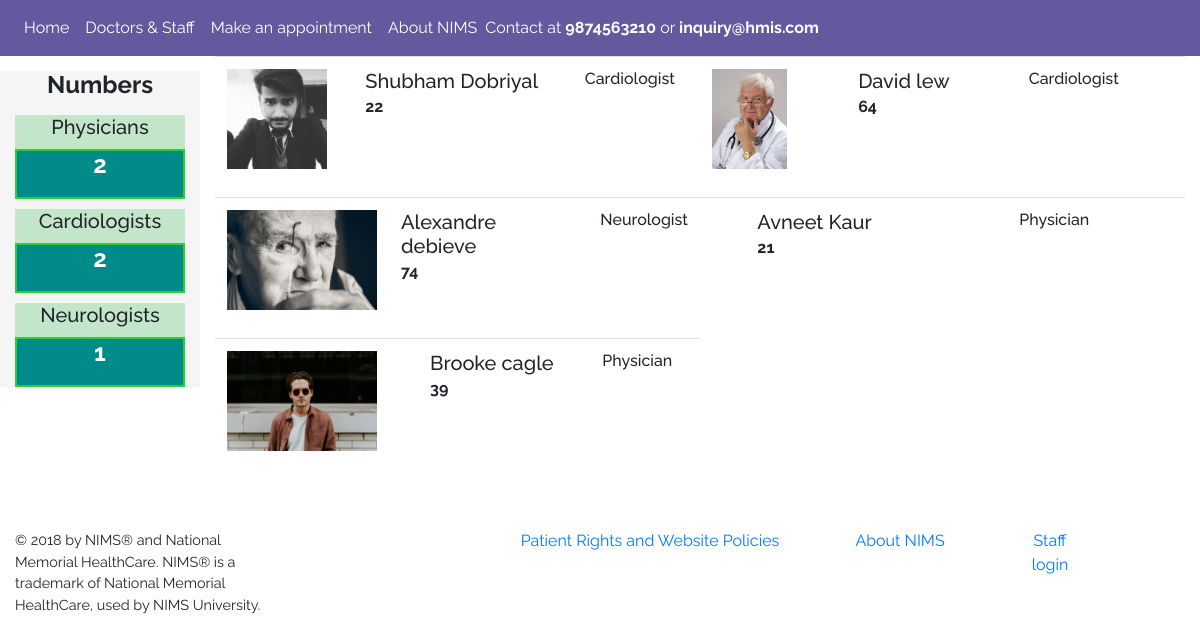
Page /staff.php on the committed database.
### tables this page shows
CREATE TABLE `staff` (
  `id` int(11) NOT NULL,
  `name` varchar(255) NOT NULL,
  `age` int(11) NOT NULL,
  `phone` varchar(120) NOT NULL,
  `email` varchar(255) NOT NULL,
  `speciality` varchar(255) NOT NULL,
  `permissions` varchar(255) NOT NULL,
  `deleted` tinyint(4) NOT NULL DEFAULT '0',
  `address` text NOT NULL,
  `sex` varchar(40) NOT NULL,
  `image` text NOT NULL,
  `password` varchar(255) NOT NULL,
  `last_login` datetime NOT NULL
);

### staff.php (the view)
<?php
	require_once $_SERVER['DOCUMENT_ROOT'].'/hospital/core/connect.php';
	include 'includes/head.php';
	include 'includes/navbar.php';
	$query = $db->query("SELECT * FROM staff ORDER BY speciality");
?>
<div class="row no-gutters">
	<div class="col-md-2">
		<div class="left-menu">
			<div class="container-fluid text-center">
				<h4 class="header text-center"><strong>Numbers</strong></h4>
				<?php
					$Nquery = $db->query("SELECT DISTINCT speciality FROM staff");
					while($speciality = mysqli_fetch_assoc($Nquery)){
						$specialisation = $speciality['speciality'];
						$Fquery = $db->query("SELECT * FROM staff WHERE speciality = '$specialisation'");
						$count = mysqli_num_rows($Fquery);
				?>
						<div class="count-data table-success">
							<h5><?=$speciality['speciality'];?>s</h5>
							<div class="count">
								<h4><strong><?=$count;?></strong></h4>
							</div>
						</div>
						<?php }  ?>
			</div>
		</div>
	</div>
	<div class="col-md-10">
		<div class="container-fluid">
			<div class="row no-gutters">
			<?php while($staff = mysqli_fetch_assoc($query)): ?>
				<div class="col-md-6">
					<table class="table table-hover">
						<tbody>
							<tr>
								<td><img width="auto;" height="100px;" src="<?=$staff['image'];?>" class="staff-img"></td>
								<td><h5><?=$staff['name'];?><br><small><b><?=$staff['age'];?></b></small></h5></td>
								<td><h6><?=$staff['speciality'];?></h6></td>
							</tr>
						</tbody>
					</table>
				</div>
			<?php endwhile; ?>
			</div>
		</div>
	</div>
</div>
<?php include 'includes/footer.php'; ?>

### includes/head.php (shortened to what this page needs)
<!DOCTYPE html>
<html>
<head>
  <link rel="stylesheet" href="https://maxcdn.bootstrapcdn.com/bootstrap/4.0.0/css/bootstrap.min.css">
  <link rel="stylesheet" href="https://cdnjs.cloudflare.com/ajax/libs/open-iconic/1.1.1/font/css/open-iconic-bootstrap.min.css" />
	<link rel="stylesheet" href="https://cdnjs.cloudflare.com/ajax/libs/font-awesome/4.7.0/css/font-awesome.min.css">
	<link rel="stylesheet" type="text/css" href="css/main.css">
  <link rel="stylesheet" type="text/css" href="css/media.css">
</head>
<body>

### includes/navbar.php (shortened to what this page needs)
<nav class="navbar navbar-expand-lg navbar-custom">
		   <div class="collapse navbar-collapse" id="navbarSupportedContent">
		   	<ul class="navbar-nav">
		   		<li class="nav-item"><a class="nav-link" href="index.php">Home</a></li>
		   	</ul>
		   	<ul class="navbar-nav">
		   		<li class="nav-item"><a class="nav-link" href="staff.php">Doctors &amp; Staff</a></li>
		   	</ul>
		   	<ul class="navbar-nav">
		   		<li class="nav-item"><a class="nav-link" href="appoint.php">Make an appointment</a></li>
		   	</ul>
		   	<ul class="navbar-nav">
		   		<li class="nav-item"><a class="nav-link" href="about.php">About NIMS</a></li>
		   	</ul>
		   <span class="navbar-text">
		      Contact at <b>9874563210</b> or <b>inquiry@hmis.com</b>
		    </span>
	</nav>

### includes/footer.php
<footer class="text-center">
	<div class="inner-footer container-fluid">
		<div class="row">
			<div class="col-md-3 text-left"><p>&copy; 2018 by NIMS® and National Memorial HealthCare.
				NIMS® is a trademark of National Memorial HealthCare, used by NIMS University.</p></div>
			<div class="col-md-2"></div>
			<div class="col-md-3"><a href="policy.php">Patient Rights and Website Policies</a></div>
			<div class="col-md-2"><a href="about.php">About NIMS</a></div>
			<div class="col-md-1"><a href="admin/login.php">Staff login</a></div>
			<div class="col-md-1"></div>
		</div>
	</div>
</footer>
</body>
</html>

### css/main.css (style rules this page uses)
body { padding: 0; margin: 0; font-family: 'Raleway', sans-serif; }
a:link { text-decoration: none; }
footer { margin-top: 20px; }
.navbar-custom { background-color: #63599e; color: white; }
.navbar ul li a { color: white; }
.count { border: 2px solid limegreen; height: 50px; width: auto; background-color: #008b8b; color: white; margin: 10px auto; }
.left-menu { background-color: whitesmoke; }
.header { margin: 15px auto; }
.count-data { margin-bottom: 10px; }
p { font-size: .9em; }
.inner-footer { margin-top: 50px; }

### rows in the picture
staff: image (picture), name "Shubham Dobriyal", age "22", speciality "Cardiologist"
staff: image (picture), name "David lew", age "64", speciality "Cardiologist"
staff: image (picture), name "Alexandre debieve", age "74", speciality "Neurologist"
staff: name "Avneet Kaur", age "21", speciality "Physician"
staff: image (picture), name "Brooke cagle", age "39", speciality "Physician"

### other values in the picture
$speciality['speciality'] "Physician"
$count "2"
$speciality['speciality'] "Cardiologist"
$speciality['speciality'] "Neurologist"
$count "1"
